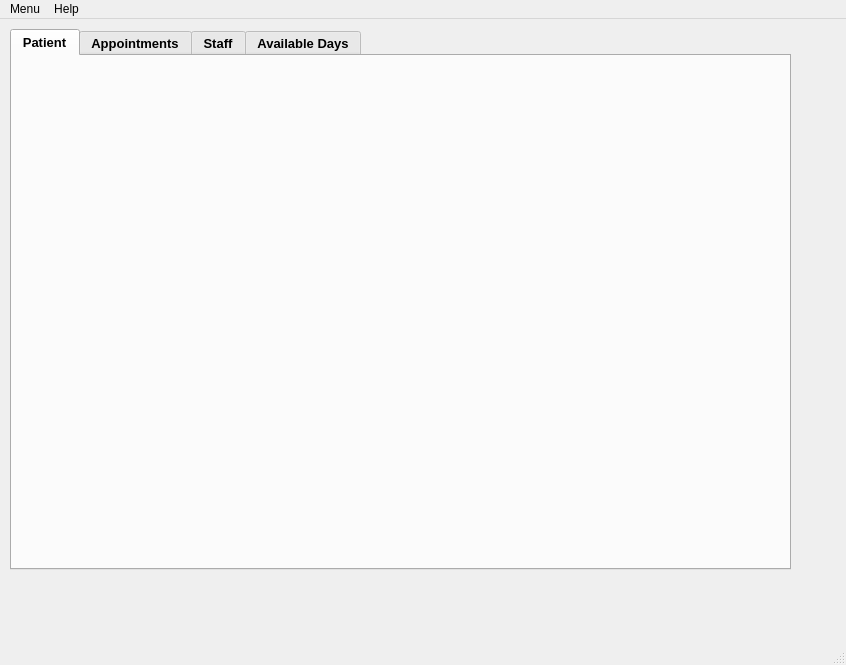
<?xml version="1.0" encoding="UTF-8"?>
<ui version="4.0">
 <class>MainWindow</class>
 <widget class="QMainWindow" name="MainWindow">
  <property name="geometry">
   <rect>
    <x>0</x>
    <y>0</y>
    <width>846</width>
    <height>665</height>
   </rect>
  </property>
  <property name="windowTitle">
   <string>Active Clinic Application</string>
  </property>
  <widget class="QWidget" name="centralwidget">
   <widget class="TabWidget" name="tabWidget">
    <property name="geometry">
     <rect>
      <x>10</x>
      <y>10</y>
      <width>781</width>
      <height>541</height>
     </rect>
    </property>
    <property name="font">
     <font>
      <pointsize>10</pointsize>
      <weight>75</weight>
      <bold>true</bold>
     </font>
    </property>
    <property name="styleSheet">
     <string notr="true"/>
    </property>
    <property name="currentIndex">
     <number>0</number>
    </property>
    <property name="iconSize">
     <size>
      <width>25</width>
      <height>25</height>
     </size>
    </property>
    <widget class="QWidget" name="tab">
     <attribute name="icon">
      <iconset>
       <normaloff>icons/icons8-patient-64.png</normaloff>icons/icons8-patient-64.png</iconset>
     </attribute>
     <attribute name="title">
      <string>Patient</string>
     </attribute>
     <layout class="QHBoxLayout" name="horizontalLayout_2">
      <item>
       <layout class="QVBoxLayout" name="verticalLayout"/>
      </item>
     </layout>
    </widget>
    <widget class="QWidget" name="tab_2">
     <attribute name="icon">
      <iconset>
       <normaloff>icons/icons8-appointment-50.png</normaloff>icons/icons8-appointment-50.png</iconset>
     </attribute>
     <attribute name="title">
      <string>Appointments</string>
     </attribute>
    </widget>
    <widget class="QWidget" name="tab_3">
     <attribute name="icon">
      <iconset>
       <normaloff>icons/icons8-nurse-male-48.png</normaloff>icons/icons8-nurse-male-48.png</iconset>
     </attribute>
     <attribute name="title">
      <string>Staff</string>
     </attribute>
    </widget>
    <widget class="QWidget" name="tab_4">
     <attribute name="icon">
      <iconset>
       <normaloff>icons/icons8-plus-1-week-48.png</normaloff>icons/icons8-plus-1-week-48.png</iconset>
     </attribute>
     <attribute name="title">
      <string>Available Days</string>
     </attribute>
    </widget>
   </widget>
   <widget class="QLabel" name="label_5">
    <property name="geometry">
     <rect>
      <x>560</x>
      <y>460</y>
      <width>6</width>
      <height>50</height>
     </rect>
    </property>
    <property name="text">
     <string/>
    </property>
   </widget>
   <widget class="QLabel" name="label_6">
    <property name="geometry">
     <rect>
      <x>510</x>
      <y>490</y>
      <width>6</width>
      <height>50</height>
     </rect>
    </property>
    <property name="text">
     <string/>
    </property>
   </widget>
  </widget>
  <widget class="QMenuBar" name="menubar">
   <property name="geometry">
    <rect>
     <x>0</x>
     <y>0</y>
     <width>846</width>
     <height>26</height>
    </rect>
   </property>
   <widget class="QMenu" name="menuFile">
    <property name="title">
     <string>Menu</string>
    </property>
    <addaction name="actionAdd_Patient"/>
    <addaction name="actionAdd_Appointment"/>
    <addaction name="actionStaff"/>
    <addaction name="actionAvailable_Days"/>
    <addaction name="separator"/>
    <addaction name="actionExit"/>
   </widget>
   <widget class="QMenu" name="menuHelp">
    <property name="title">
     <string>Help</string>
    </property>
   </widget>
   <addaction name="menuFile"/>
   <addaction name="menuHelp"/>
  </widget>
  <widget class="QStatusBar" name="statusbar"/>
  <action name="actionAdd_Patient">
   <property name="icon">
    <iconset>
     <normaloff>icons/005-add.png</normaloff>icons/005-add.png</iconset>
   </property>
   <property name="text">
    <string>Add Patient</string>
   </property>
  </action>
  <action name="actionAdd_Appointment">
   <property name="icon">
    <iconset>
     <normaloff>icons/icons8-appointment-50.png</normaloff>icons/icons8-appointment-50.png</iconset>
   </property>
   <property name="text">
    <string>Add Appointment</string>
   </property>
  </action>
  <action name="actionStaff">
   <property name="icon">
    <iconset>
     <normaloff>icons/icons8-nurse-male-48.png</normaloff>icons/icons8-nurse-male-48.png</iconset>
   </property>
   <property name="text">
    <string>Staff</string>
   </property>
  </action>
  <action name="actionAvailable_Days">
   <property name="icon">
    <iconset>
     <normaloff>icons/icons8-plus-1-week-48.png</normaloff>icons/icons8-plus-1-week-48.png</iconset>
   </property>
   <property name="text">
    <string>Available Days</string>
   </property>
  </action>
  <action name="actionExit">
   <property name="icon">
    <iconset>
     <normaloff>icons/close.png</normaloff>icons/close.png</iconset>
   </property>
   <property name="text">
    <string>Exit</string>
   </property>
  </action>
 </widget>
 <customwidgets>
  <customwidget>
   <class>TabWidget</class>
   <extends>QTabWidget</extends>
   <header location="global">tabwidget.h</header>
   <container>1</container>
  </customwidget>
 </customwidgets>
 <resources/>
 <connections/>
</ui>
